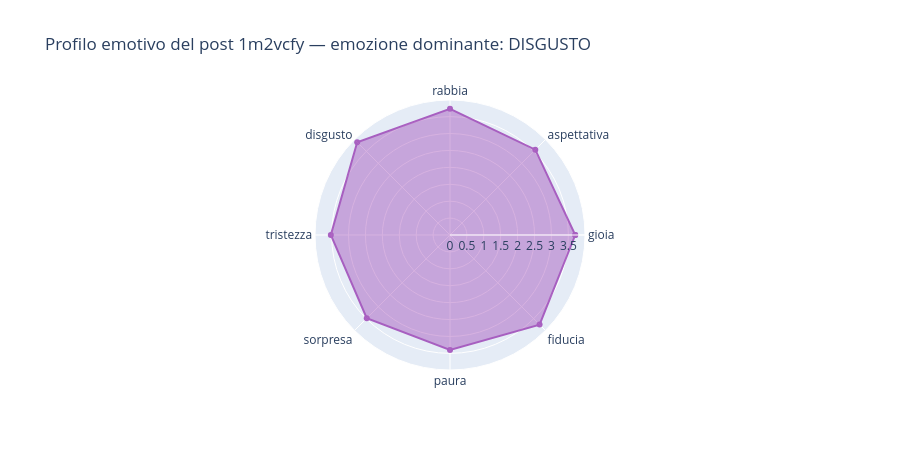

Notebook code for this chart:
### Code cell
plot_radar_single(
    sc_post_norm, emo_post,
    title=f'Profilo emotivo del post {POST_ID} — emozione dominante: {emo_post.upper()}',
    height=450,
).show()

### Figure 1 — Plotly figure (JSON) as saved in the notebook; plotly's stock layout.template omitted (floating-point values rounded to 4 significant figures)
{"data": [{"fill": "toself", "line": {"color": "#8E24AA"}, "name": "disgusto", "opacity": 0.7, "r": [3.703, 3.567, 3.73, 3.881, 3.524, 3.481, 3.398, 3.746, 3.703], "theta": ["gioia", "aspettativa", "rabbia", "disgusto", "tristezza", "sorpresa", "paura", "fiducia", "gioia"], "type": "scatterpolar"}], "layout": {"polar": {"radialaxis": {"visible": true}}, "title": {"text": "Profilo emotivo del post 1m2vcfy — emozione dominante: DISGUSTO"}, "height": 450}}
